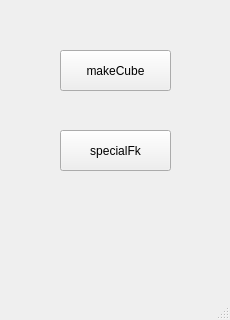
<?xml version="1.0" encoding="UTF-8"?>
<ui version="4.0">
 <class>MainWindow</class>
 <widget class="QMainWindow" name="MainWindow">
  <property name="geometry">
   <rect>
    <x>0</x>
    <y>0</y>
    <width>230</width>
    <height>320</height>
   </rect>
  </property>
  <property name="windowTitle">
   <string>MainWindow</string>
  </property>
  <widget class="QWidget" name="centralwidget">
   <widget class="QPushButton" name="makeCube">
    <property name="geometry">
     <rect>
      <x>60</x>
      <y>50</y>
      <width>111</width>
      <height>41</height>
     </rect>
    </property>
    <property name="text">
     <string>makeCube</string>
    </property>
   </widget>
   <widget class="QPushButton" name="specialFk">
    <property name="geometry">
     <rect>
      <x>60</x>
      <y>130</y>
      <width>111</width>
      <height>41</height>
     </rect>
    </property>
    <property name="text">
     <string>specialFk</string>
    </property>
   </widget>
  </widget>
  <widget class="QMenuBar" name="menubar">
   <property name="geometry">
    <rect>
     <x>0</x>
     <y>0</y>
     <width>230</width>
     <height>21</height>
    </rect>
   </property>
  </widget>
  <widget class="QStatusBar" name="statusbar"/>
 </widget>
 <resources/>
 <connections/>
</ui>
